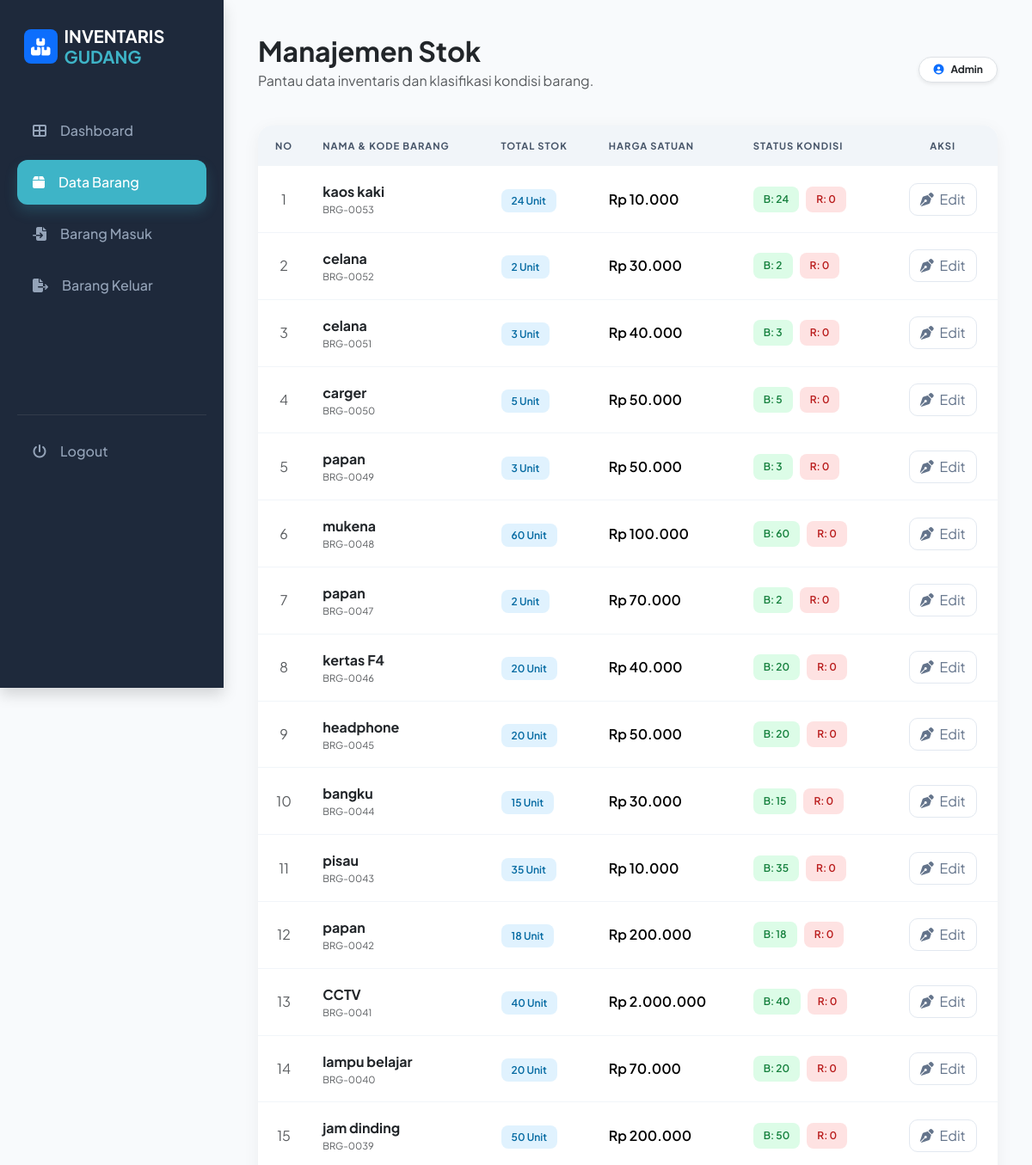
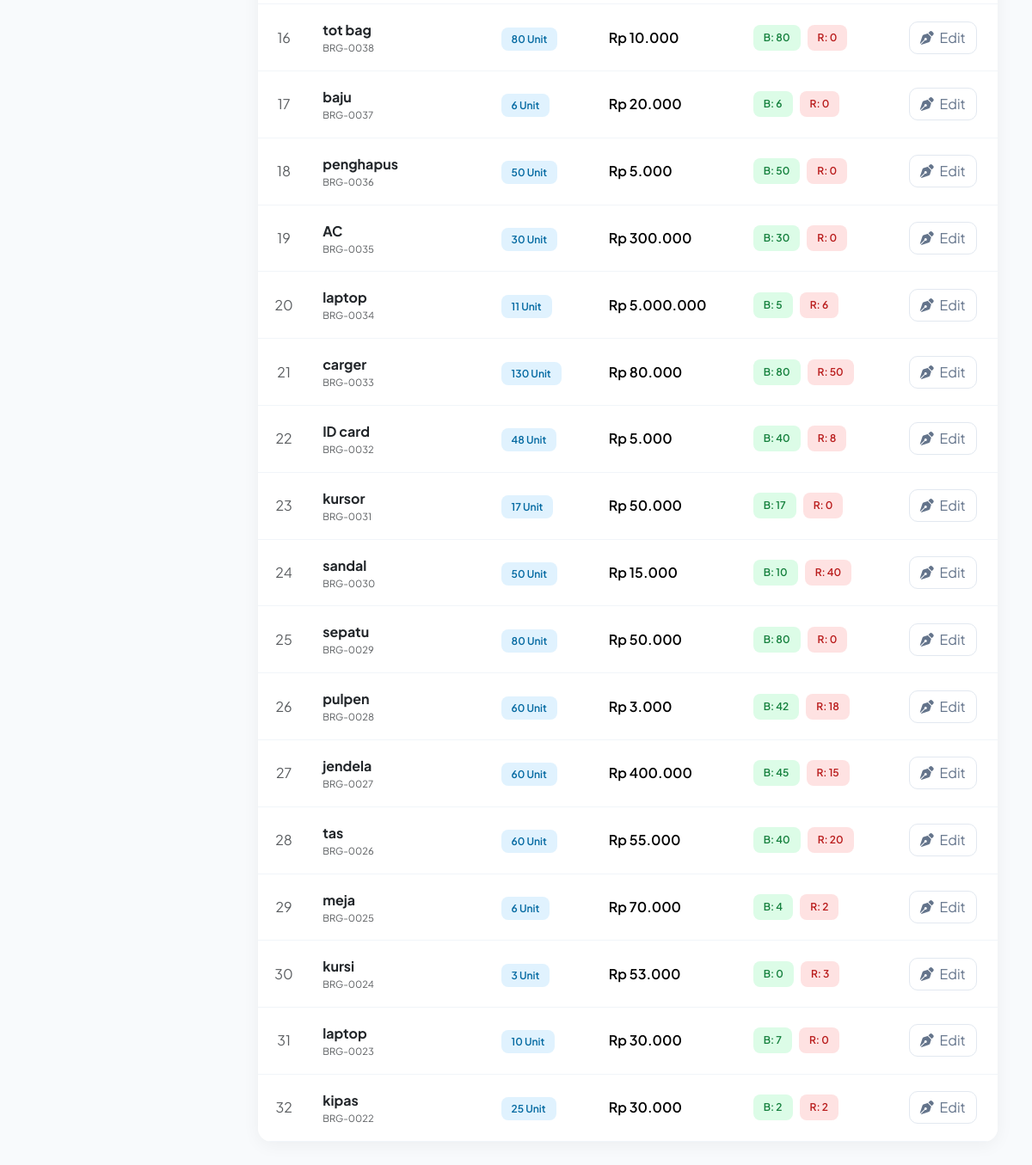
The app's page /fzone_team/barang.php (signed in) with its own data (2 pictures, top to bottom).
### tables this page shows
CREATE TABLE `barang` (
  `id_barang` int NOT NULL,
  `nama` varchar(200) DEFAULT NULL,
  `stok` int DEFAULT NULL,
  `harga` int DEFAULT NULL,
  `stok_baik` int DEFAULT '0',
  `stok_rusak` int DEFAULT '0'
);

### fzone_team/barang.php (the view, shortened to what this page needs)
<?php
include "conn.php";
$role_user = $_SESSION['role'] ?? 'petugas';
$result = $conn->query("SELECT * FROM barang ORDER BY id_barang DESC");
?>
<!DOCTYPE html>
<html lang="id">
<head>
    <link rel="stylesheet" href="https://cdnjs.cloudflare.com/ajax/libs/font-awesome/6.5.0/css/all.min.css">
    <link rel="stylesheet" href="https://cdn.jsdelivr.net/npm/bootstrap@5.3.2/dist/css/bootstrap.min.css">
</head>
<body>
    <div class="wrapper d-flex">
        <aside class="main-sidebar shadow">
            <div class="d-flex align-items-center mb-5 px-2">
                <div class="bg-primary p-2 rounded-3 me-2 text-white">
                    <i class="fas fa-boxes-stacked fa-lg"></i>
                </div>
                <h5 class="text-white mb-0 fw-bold sidebar-brand-text">INVENTARIS<br> <span style="color:var(--accent-blue)">GUDANG</span></h5>
            </div>
            <nav class="nav flex-column">
                <a href="dashboard.php" class="nav-link">
                    <i class="fas fa-th-large me-3"></i> <span>Dashboard</span>
                </a>
                <a href="barang.php" class="nav-link active">
                    <i class="fas fa-box me-3"></i> <span>Data Barang</span>
                </a>
                <a href="transaksi_masuk.php" class="nav-link">
                    <i class="fas fa-file-import me-3"></i> <span>Barang Masuk</span>
                </a>
                <a href="transaksi_keluar.php" class="nav-link">
                    <i class="fas fa-file-export me-3"></i> <span>Barang Keluar</span>
                </a>
                <div style="margin-top: 100px;">
                    <hr class="text-secondary opacity-25">
                    <a href="javascript:void(0)" onclick="confirmLogout()" class="nav-link text-danger">
                        <i class="fas fa-power-off me-3"></i> <span>Logout</span>
                    </a>
                </div>
            </nav>
        </aside>
        <div class="content-wrapper">
            <div class="d-flex justify-content-between align-items-center mb-4">
                <div>
                    <h2 class="fw-bold text-dark mb-1">Manajemen Stok</h2>
                    <p class="text-muted">Pantau data inventaris dan klasifikasi kondisi barang.</p>
                </div>
                <div class="text-end">
                    <span class="badge bg-white text-dark shadow-sm p-2 px-3 rounded-pill border">
                        <i class="fas fa-circle-user text-primary me-2"></i><?= ucfirst($role_user) ?>
                    </span>
                </div>
            </div>
            <div class="card overflow-hidden">
                <div class="table-responsive">
                    <table class="table table-hover mb-0">
                        <thead>
                            <tr>
                                <th class="text-center">No</th>
                                <th>Nama & Kode Barang</th>
                                <th>Total Stok</th>
                                <th>Harga Satuan</th>
                                <th>Status Kondisi</th>
                                <th class="text-center">Aksi</th>
                            </tr>
                        </thead>
                        <tbody>
                            <?php $no = 1;
                            while ($d = $result->fetch_assoc()): ?>
                                <tr>
                                    <td class="text-center text-muted"><?= $no++ ?></td>
                                    <td>
                                        <div class="fw-bold text-dark"><?= $d['nama'] ?></div>
                                        <div style="font-size: 0.7rem;" class="text-muted">BRG-<?= str_pad($d['id_barang'], 4, '0', STR_PAD_LEFT) ?></div>
                                    </td>
                                    <td>
                                        <span class="badge-custom bg-stok"><?= $d['stok'] ?> Unit</span>
                                    </td>
                                    <td class="fw-semibold">
                                        Rp <?= number_format($d['harga'], 0, ',', '.') ?>
                                    </td>
                                    <td>
                                        <div class="d-flex gap-2">
                                            <span class="badge-custom bg-baik" title="Kondisi Baik">B: <?= $d['stok_baik'] ?></span>
                                            <span class="badge-custom bg-rusak" title="Kondisi Rusak">R: <?= $d['stok_rusak'] ?></span>
                                        </div>
                                    </td>
                                    <td class="text-center">
                                        <a href="?edit=<?= $d['id_barang'] ?>" class="btn btn-edit">
                                            <i class="fas fa-pen-nib me-1"></i> Edit
                                        </a>
                                    </td>
                                </tr>
                            <?php endwhile; ?>
                        </tbody>
                    </table>
                </div>
            </div>
        </div>
    </div>
</body>
</html>

### fzone_team/barang.php (style rules this page uses)
:root { --primary-blue: #0f172a; --accent-blue: #3eb4c7; --sidebar-bg: #1e293b; --bg-light: #f8fafc; }
body { background-color: var(--bg-light); font-family: 'Plus Jakarta Sans', sans-serif; color: #334155; margin: 0; }
.main-sidebar { min-height: 100vh; position: fixed; width: 260px; background-color: var(--sidebar-bg) !important; padding: 30px 20px; z-index: 1000; }
.nav-link { color: #94a3b8 !important; border-radius: 12px; margin-bottom: 8px; padding: 14px 18px; display: flex; align-items: center; text-decoration: none; transition: 0.25s; font-weight: 500; }
.nav-link.active { background: var(--accent-blue) !important; color: #fff !important; box-shadow: 0 8px 15px rgba(62, 180, 199, 0.2); }
.content-wrapper { margin-left: 260px; padding: 40px; width: calc(100% - 260px); }
.card { border: none; border-radius: 16px; box-shadow: 0 4px 20px rgba(0, 0, 0, 0.05); background: #fff; }
.table thead th { background: #f1f5f9; color: #475569; text-transform: uppercase; font-size: 0.7rem; letter-spacing: 1px; padding: 15px; border: none; }
.table tbody td { padding: 18px 15px; vertical-align: middle; border-bottom: 1px solid #f1f5f9; }
.badge-custom { padding: 6px 12px; border-radius: 8px; font-size: 0.75rem; font-weight: 600; }
.bg-stok { background: #e0f2fe; color: #0369a1; }
.bg-baik { background: #dcfce7; color: #15803d; }
.bg-rusak { background: #fee2e2; color: #b91c1c; }
.btn-edit { border: 1px solid #e2e8f0; border-radius: 10px; padding: 6px 12px; color: #64748b; transition: 0.2s; }

### records on screen
barang: nama "kaos kaki", id_barang "0053", stok "24", harga "10.000", stok_baik "24", stok_rusak "0"
barang: nama "celana", id_barang "0052", stok "2", harga "30.000", stok_baik "2", stok_rusak "0"
barang: nama "celana", id_barang "0051", stok "3", harga "40.000", stok_baik "3", stok_rusak "0"
barang: nama "carger", id_barang "0050", stok "5", harga "50.000", stok_baik "5", stok_rusak "0"
barang: nama "papan", id_barang "0049", stok "3", harga "50.000", stok_baik "3", stok_rusak "0"
barang: nama "mukena", id_barang "0048", stok "60", harga "100.000", stok_baik "60", stok_rusak "0"
barang: nama "papan", id_barang "0047", stok "2", harga "70.000", stok_baik "2", stok_rusak "0"
barang: nama "kertas F4", id_barang "0046", stok "20", harga "40.000", stok_baik "20", stok_rusak "0"
barang: nama "headphone", id_barang "0045", stok "20", harga "50.000", stok_baik "20", stok_rusak "0"
barang: nama "bangku", id_barang "0044", stok "15", harga "30.000", stok_baik "15", stok_rusak "0"
barang: nama "pisau", id_barang "0043", stok "35", harga "10.000", stok_baik "35", stok_rusak "0"
barang: nama "papan", id_barang "0042", stok "18", harga "200.000", stok_baik "18", stok_rusak "0"
barang: nama "CCTV", id_barang "0041", stok "40", harga "2.000.000", stok_baik "40", stok_rusak "0"
barang: nama "lampu belajar", id_barang "0040", stok "20", harga "70.000", stok_baik "20", stok_rusak "0"
barang: nama "jam dinding", id_barang "0039", stok "50", harga "200.000", stok_baik "50", stok_rusak "0"
barang: nama "tot bag", id_barang "0038", stok "80", harga "10.000", stok_baik "80", stok_rusak "0"
barang: nama "baju", id_barang "0037", stok "6", harga "20.000", stok_baik "6", stok_rusak "0"
barang: nama "penghapus", id_barang "0036", stok "50", harga "5.000", stok_baik "50", stok_rusak "0"
barang: nama "AC", id_barang "0035", stok "30", harga "300.000", stok_baik "30", stok_rusak "0"
barang: nama "laptop", id_barang "0034", stok "11", harga "5.000.000", stok_baik "5", stok_rusak "6"
barang: nama "carger", id_barang "0033", stok "130", harga "80.000", stok_baik "80", stok_rusak "50"
barang: nama "ID card", id_barang "0032", stok "48", harga "5.000", stok_baik "40", stok_rusak "8"
barang: nama "kursor", id_barang "0031", stok "17", harga "50.000", stok_baik "17", stok_rusak "0"
barang: nama "sandal", id_barang "0030", stok "50", harga "15.000", stok_baik "10", stok_rusak "40"
barang: nama "sepatu", id_barang "0029", stok "80", harga "50.000", stok_baik "80", stok_rusak "0"
barang: nama "pulpen", id_barang "0028", stok "60", harga "3.000", stok_baik "42", stok_rusak "18"
barang: nama "jendela", id_barang "0027", stok "60", harga "400.000", stok_baik "45", stok_rusak "15"
barang: nama "tas", id_barang "0026", stok "60", harga "55.000", stok_baik "40", stok_rusak "20"
barang: nama "meja", id_barang "0025", stok "6", harga "70.000", stok_baik "4", stok_rusak "2"
barang: nama "kursi", id_barang "0024", stok "3", harga "53.000", stok_baik "0", stok_rusak "3"
barang: nama "laptop", id_barang "0023", stok "10", harga "30.000", stok_baik "7", stok_rusak "0"
barang: nama "kipas", id_barang "0022", stok "25", harga "30.000", stok_baik "2", stok_rusak "2"

### other values on screen
$role_user "Admin"
